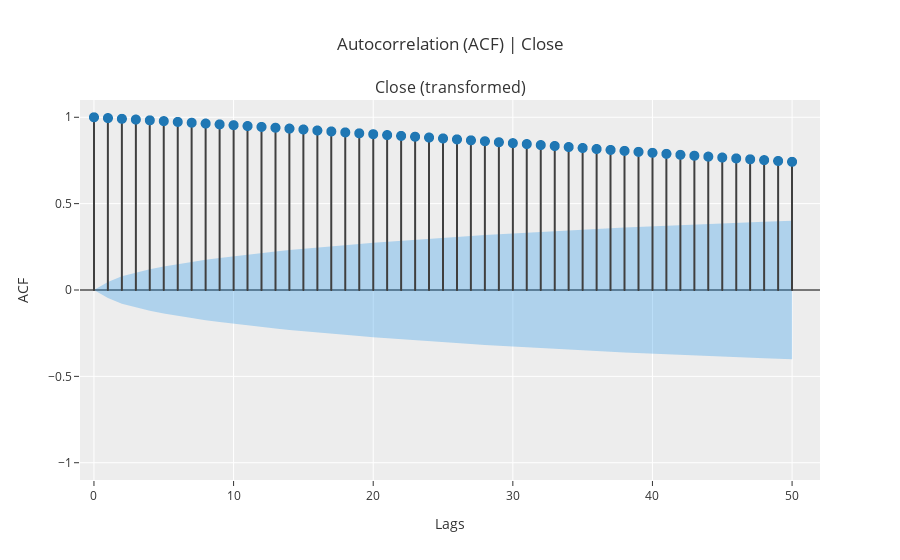

The notebook cell saved with this chart:
### Markdown cell above
Performing visualization of the acf

### Code cell
exp_btc.plot_model(plot='acf',  data_kwargs={'nlags': 50})

### Figure 1 — Plotly figure (JSON) as saved in the notebook; plotly's stock layout.template omitted (floating-point values rounded to 4 significant figures)
{"data": [{"line": {"color": "#3f3f3f"}, "marker": {"size": 10}, "mode": "lines", "name": "ACF", "showlegend": false, "type": "scattergl", "x": [0, 0], "xaxis": "x", "y": [0, 1], "yaxis": "y"}, {"line": {"color": "#3f3f3f"}, "marker": {"size": 10}, "mode": "lines", "name": "ACF", "showlegend": false, "type": "scattergl", "x": [1, 1], "xaxis": "x", "y": [0, 0.9955], "yaxis": "y"}, {"line": {"color": "#3f3f3f"}, "marker": {"size": 10}, "mode": "lines", "name": "ACF", "showlegend": false, "type": "scattergl", "x": [2, 2], "xaxis": "x", "y": [0, 0.9911], "yaxis": "y"}, {"line": {"color": "#3f3f3f"}, "marker": {"size": 10}, "mode": "lines", "name": "ACF", "showlegend": false, "type": "scattergl", "x": [3, 3], "xaxis": "x", "y": [0, 0.9868], "yaxis": "y"}, {"line": {"color": "#3f3f3f"}, "marker": {"size": 10}, "mode": "lines", "name": "ACF", "showlegend": false, "type": "scattergl", "x": [4, 4], "xaxis": "x", "y": [0, 0.9824], "yaxis": "y"}, {"line": {"color": "#3f3f3f"}, "marker": {"size": 10}, "mode": "lines", "name": "ACF", "showlegend": false, "type": "scattergl", "x": [5, 5], "xaxis": "x", "y": [0, 0.9778], "yaxis": "y"}, {"line": {"color": "#3f3f3f"}, "marker": {"size": 10}, "mode": "lines", "name": "ACF", "showlegend": false, "type": "scattergl", "x": [6, 6], "xaxis": "x", "y": [0, 0.9731], "yaxis": "y"}, {"line": {"color": "#3f3f3f"}, "marker": {"size": 10}, "mode": "lines", "name": "ACF", "showlegend": false, "type": "scattergl", "x": [7, 7], "xaxis": "x", "y": [0, 0.9685], "yaxis": "y"}, {"line": {"color": "#3f3f3f"}, "marker": {"size": 10}, "mode": "lines", "name": "ACF", "showlegend": false, "type": "scattergl", "x": [8, 8], "xaxis": "x", "y": [0, 0.9636], "yaxis": "y"}, {"line": {"color": "#3f3f3f"}, "marker": {"size": 10}, "mode": "lines", "name": "ACF", "showlegend": false, "type": "scattergl", "x": [9, 9], "xaxis": "x", "y": [0, 0.9589], "yaxis": "y"}, {"line": {"color": "#3f3f3f"}, "marker": {"size": 10}, "mode": "lines", "name": "ACF", "showlegend": false, "type": "scattergl", "x": [10, 10], "xaxis": "x", "y": [0, 0.9542], "yaxis": "y"}, {"line": {"color": "#3f3f3f"}, "marker": {"size": 10}, "mode": "lines", "name": "ACF", "showlegend": false, "type": "scattergl", "x": [11, 11], "xaxis": "x", "y": [0, 0.9493], "yaxis": "y"}, {"line": {"color": "#3f3f3f"}, "marker": {"size": 10}, "mode": "lines", "name": "ACF", "showlegend": false, "type": "scattergl", "x": [12, 12], "xaxis": "x", "y": [0, 0.9443], "yaxis": "y"}, {"line": {"color": "#3f3f3f"}, "marker": {"size": 10}, "mode": "lines", "name": "ACF", "showlegend": false, "type": "scattergl", "x": [13, 13], "xaxis": "x", "y": [0, 0.9395], "yaxis": "y"}, {"line": {"color": "#3f3f3f"}, "marker": {"size": 10}, "mode": "lines", "name": "ACF", "showlegend": false, "type": "scattergl", "x": [14, 14], "xaxis": "x", "y": [0, 0.9344], "yaxis": "y"}, {"line": {"color": "#3f3f3f"}, "marker": {"size": 10}, "mode": "lines", "name": "ACF", "showlegend": false, "type": "scattergl", "x": [15, 15], "xaxis": "x", "y": [0, 0.9292], "yaxis": "y"}, {"line": {"color": "#3f3f3f"}, "marker": {"size": 10}, "mode": "lines", "name": "ACF", "showlegend": false, "type": "scattergl", "x": [16, 16], "xaxis": "x", "y": [0, 0.9235], "yaxis": "y"}, {"line": {"color": "#3f3f3f"}, "marker": {"size": 10}, "mode": "lines", "name": "ACF", "showlegend": false, "type": "scattergl", "x": [17, 17], "xaxis": "x", "y": [0, 0.9179], "yaxis": "y"}, {"line": {"color": "#3f3f3f"}, "marker": {"size": 10}, "mode": "lines", "name": "ACF", "showlegend": false, "type": "scattergl", "x": [18, 18], "xaxis": "x", "y": [0, 0.9124], "yaxis": "y"}, {"line": {"color": "#3f3f3f"}, "marker": {"size": 10}, "mode": "lines", "name": "ACF", "showlegend": false, "type": "scattergl", "x": [19, 19], "xaxis": "x", "y": [0, 0.9071], "yaxis": "y"}, {"line": {"color": "#3f3f3f"}, "marker": {"size": 10}, "mode": "lines", "name": "ACF", "showlegend": false, "type": "scattergl", "x": [20, 20], "xaxis": "x", "y": [0, 0.902], "yaxis": "y"}, {"line": {"color": "#3f3f3f"}, "marker": {"size": 10}, "mode": "lines", "name": "ACF", "showlegend": false, "type": "scattergl", "x": [21, 21], "xaxis": "x", "y": [0, 0.8971], "yaxis": "y"}, {"line": {"color": "#3f3f3f"}, "marker": {"size": 10}, "mode": "lines", "name": "ACF", "showlegend": false, "type": "scattergl", "x": [22, 22], "xaxis": "x", "y": [0, 0.8921], "yaxis": "y"}, {"line": {"color": "#3f3f3f"}, "marker": {"size": 10}, "mode": "lines", "name": "ACF", "showlegend": false, "type": "scattergl", "x": [23, 23], "xaxis": "x", "y": [0, 0.8874], "yaxis": "y"}, {"line": {"color": "#3f3f3f"}, "marker": {"size": 10}, "mode": "lines", "name": "ACF", "showlegend": false, "type": "scattergl", "x": [24, 24], "xaxis": "x", "y": [0, 0.8827], "yaxis": "y"}, {"line": {"color": "#3f3f3f"}, "marker": {"size": 10}, "mode": "lines", "name": "ACF", "showlegend": false, "type": "scattergl", "x": [25, 25], "xaxis": "x", "y": [0, 0.8775], "yaxis": "y"}, {"line": {"color": "#3f3f3f"}, "marker": {"size": 10}, "mode": "lines", "name": "ACF", "showlegend": false, "type": "scattergl", "x": [26, 26], "xaxis": "x", "y": [0, 0.8721], "yaxis": "y"}, {"line": {"color": "#3f3f3f"}, "marker": {"size": 10}, "mode": "lines", "name": "ACF", "showlegend": false, "type": "scattergl", "x": [27, 27], "xaxis": "x", "y": [0, 0.8667], "yaxis": "y"}, {"line": {"color": "#3f3f3f"}, "marker": {"size": 10}, "mode": "lines", "name": "ACF", "showlegend": false, "type": "scattergl", "x": [28, 28], "xaxis": "x", "y": [0, 0.8613], "yaxis": "y"}, {"line": {"color": "#3f3f3f"}, "marker": {"size": 10}, "mode": "lines", "name": "ACF", "showlegend": false, "type": "scattergl", "x": [29, 29], "xaxis": "x", "y": [0, 0.8555], "yaxis": "y"}, {"line": {"color": "#3f3f3f"}, "marker": {"size": 10}, "mode": "lines", "name": "ACF", "showlegend": false, "type": "scattergl", "x": [30, 30], "xaxis": "x", "y": [0, 0.8502], "yaxis": "y"}, {"line": {"color": "#3f3f3f"}, "marker": {"size": 10}, "mode": "lines", "name": "ACF", "showlegend": false, "type": "scattergl", "x": [31, 31], "xaxis": "x", "y": [0, 0.8448], "yaxis": "y"}, {"line": {"color": "#3f3f3f"}, "marker": {"size": 10}, "mode": "lines", "name": "ACF", "showlegend": false, "type": "scattergl", "x": [32, 32], "xaxis": "x", "y": [0, 0.8392], "yaxis": "y"}, {"line": {"color": "#3f3f3f"}, "marker": {"size": 10}, "mode": "lines", "name": "ACF", "showlegend": false, "type": "scattergl", "x": [33, 33], "xaxis": "x", "y": [0, 0.8336], "yaxis": "y"}, {"line": {"color": "#3f3f3f"}, "marker": {"size": 10}, "mode": "lines", "name": "ACF", "showlegend": false, "type": "scattergl", "x": [34, 34], "xaxis": "x", "y": [0, 0.8278], "yaxis": "y"}, {"line": {"color": "#3f3f3f"}, "marker": {"size": 10}, "mode": "lines", "name": "ACF", "showlegend": false, "type": "scattergl", "x": [35, 35], "xaxis": "x", "y": [0, 0.8221], "yaxis": "y"}, {"line": {"color": "#3f3f3f"}, "marker": {"size": 10}, "mode": "lines", "name": "ACF", "showlegend": false, "type": "scattergl", "x": [36, 36], "xaxis": "x", "y": [0, 0.8163], "yaxis": "y"}, {"line": {"color": "#3f3f3f"}, "marker": {"size": 10}, "mode": "lines", "name": "ACF", "showlegend": false, "type": "scattergl", "x": [37, 37], "xaxis": "x", "y": [0, 0.8109], "yaxis": "y"}, {"line": {"color": "#3f3f3f"}, "marker": {"size": 10}, "mode": "lines", "name": "ACF", "showlegend": false, "type": "scattergl", "x": [38, 38], "xaxis": "x", "y": [0, 0.8055], "yaxis": "y"}, {"line": {"color": "#3f3f3f"}, "marker": {"size": 10}, "mode": "lines", "name": "ACF", "showlegend": false, "type": "scattergl", "x": [39, 39], "xaxis": "x", "y": [0, 0.7999], "yaxis": "y"}, {"line": {"color": "#3f3f3f"}, "marker": {"size": 10}, "mode": "lines", "name": "ACF", "showlegend": false, "type": "scattergl", "x": [40, 40], "xaxis": "x", "y": [0, 0.7943], "yaxis": "y"}, {"line": {"color": "#3f3f3f"}, "marker": {"size": 10}, "mode": "lines", "name": "ACF", "showlegend": false, "type": "scattergl", "x": [41, 41], "xaxis": "x", "y": [0, 0.7884], "yaxis": "y"}, {"line": {"color": "#3f3f3f"}, "marker": {"size": 10}, "mode": "lines", "name": "ACF", "showlegend": false, "type": "scattergl", "x": [42, 42], "xaxis": "x", "y": [0, 0.7827], "yaxis": "y"}, {"line": {"color": "#3f3f3f"}, "marker": {"size": 10}, "mode": "lines", "name": "ACF", "showlegend": false, "type": "scattergl", "x": [43, 43], "xaxis": "x", "y": [0, 0.7774], "yaxis": "y"}, {"line": {"color": "#3f3f3f"}, "marker": {"size": 10}, "mode": "lines", "name": "ACF", "showlegend": false, "type": "scattergl", "x": [44, 44], "xaxis": "x", "y": [0, 0.7721], "yaxis": "y"}, {"line": {"color": "#3f3f3f"}, "marker": {"size": 10}, "mode": "lines", "name": "ACF", "showlegend": false, "type": "scattergl", "x": [45, 45], "xaxis": "x", "y": [0, 0.7668], "yaxis": "y"}, {"line": {"color": "#3f3f3f"}, "marker": {"size": 10}, "mode": "lines", "name": "ACF", "showlegend": false, "type": "scattergl", "x": [46, 46], "xaxis": "x", "y": [0, 0.7618], "yaxis": "y"}, {"line": {"color": "#3f3f3f"}, "marker": {"size": 10}, "mode": "lines", "name": "ACF", "showlegend": false, "type": "scattergl", "x": [47, 47], "xaxis": "x", "y": [0, 0.7568], "yaxis": "y"}, {"line": {"color": "#3f3f3f"}, "marker": {"size": 10}, "mode": "lines", "name": "ACF", "showlegend": false, "type": "scattergl", "x": [48, 48], "xaxis": "x", "y": [0, 0.7518], "yaxis": "y"}, {"line": {"color": "#3f3f3f"}, "marker": {"size": 10}, "mode": "lines", "name": "ACF", "showlegend": false, "type": "scattergl", "x": [49, 49], "xaxis": "x", "y": [0, 0.7471], "yaxis": "y"}, {"line": {"color": "#3f3f3f"}, "marker": {"size": 10}, "mode": "lines", "name": "ACF", "showlegend": false, "type": "scattergl", "x": [50, 50], "xaxis": "x", "y": [0, 0.7422], "yaxis": "y"}, {"marker": {"color": "#1f77b4", "size": 10}, "mode": "markers", "name": "ACF", "showlegend": false, "type": "scattergl", "x": [0, 1, 2, 3, 4, 5, 6, 7, 8, 9, 10, 11, 12, 13, 14, 15, 16, 17, 18, 19, 20, 21, 22, 23, 24, 25, 26, 27, 28, 29, 30, 31, 32, 33, 34, 35, 36, 37, 38, 39, 40, 41, 42, 43, 44, 45, 46, 47, 48, 49, 50], "xaxis": "x", "y": [1, 0.9955, 0.9911, 0.9868, 0.9824, 0.9778, 0.9731, 0.9685, 0.9636, 0.9589, 0.9542, 0.9493, 0.9443, 0.9395, 0.9344, 0.9292, 0.9235, 0.9179, 0.9124, 0.9071, 0.902, 0.8971, 0.8921, 0.8874, 0.8827, 0.8775, 0.8721, 0.8667, 0.8613, 0.8555, 0.8502, 0.8448, 0.8392, 0.8336, 0.8278, 0.8221, 0.8163, 0.8109, 0.8055, 0.7999, 0.7943, 0.7884, 0.7827, 0.7774, 0.7721, 0.7668, 0.7618, 0.7568, 0.7518, 0.7471, 0.7422], "yaxis": "y"}, {"line": {"color": "rgba(255,255,255,0)"}, "marker": {"size": 10}, "mode": "lines", "name": "UC", "showlegend": false, "type": "scatter", "x": [0, 1, 2, 3, 4, 5, 6, 7, 8, 9, 10, 11, 12, 13, 14, 15, 16, 17, 18, 19, 20, 21, 22, 23, 24, 25, 26, 27, 28, 29, 30, 31, 32, 33, 34, 35, 36, 37, 38, 39, 40, 41, 42, 43, 44, 45, 46, 47, 48, 49, 50], "xaxis": "x", "y": [0, 0.04584, 0.07916, 0.102, 0.1204, 0.1362, 0.1502, 0.1629, 0.1746, 0.1854, 0.1956, 0.2051, 0.2142, 0.2227, 0.2309, 0.2387, 0.2462, 0.2534, 0.2603, 0.2669, 0.2733, 0.2795, 0.2855, 0.2913, 0.2969, 0.3024, 0.3077, 0.3128, 0.3178, 0.3227, 0.3274, 0.332, 0.3365, 0.3409, 0.3452, 0.3493, 0.3534, 0.3573, 0.3611, 0.3649, 0.3686, 0.3721, 0.3756, 0.379, 0.3824, 0.3856, 0.3888, 0.392, 0.395, 0.398, 0.4009], "yaxis": "y"}, {"fill": "tonexty", "fillcolor": "rgba(32, 146, 230,0.3)", "line": {"color": "rgba(255,255,255,0)"}, "marker": {"size": 10}, "mode": "lines", "name": "LC", "showlegend": false, "type": "scatter", "x": [0, 1, 2, 3, 4, 5, 6, 7, 8, 9, 10, 11, 12, 13, 14, 15, 16, 17, 18, 19, 20, 21, 22, 23, 24, 25, 26, 27, 28, 29, 30, 31, 32, 33, 34, 35, 36, 37, 38, 39, 40, 41, 42, 43, 44, 45, 46, 47, 48, 49, 50], "xaxis": "x", "y": [0, -0.04584, -0.07916, -0.102, -0.1204, -0.1362, -0.1502, -0.1629, -0.1746, -0.1854, -0.1956, -0.2051, -0.2142, -0.2227, -0.2309, -0.2387, -0.2462, -0.2534, -0.2603, -0.2669, -0.2733, -0.2795, -0.2855, -0.2913, -0.2969, -0.3024, -0.3077, -0.3128, -0.3178, -0.3227, -0.3274, -0.332, -0.3365, -0.3409, -0.3452, -0.3493, -0.3534, -0.3573, -0.3611, -0.3649, -0.3686, -0.3721, -0.3756, -0.379, -0.3824, -0.3856, -0.3888, -0.392, -0.395, -0.398, -0.4009], "yaxis": "y"}], "layout": {"annotations": [{"font": {"size": 16}, "showarrow": false, "text": "Close (transformed)", "x": 0.5, "xanchor": "center", "xref": "paper", "y": 1, "yanchor": "bottom", "yref": "paper"}], "showlegend": false, "title": {"text": "Autocorrelation (ACF) | Close"}, "xaxis": {"anchor": "y", "domain": [0, 1], "range": [-1, 52], "title": {"text": "Lags"}}, "yaxis": {"anchor": "x", "domain": [0, 1], "range": [-1.1, 1.1], "title": {"text": "ACF"}, "zerolinecolor": "#000000"}}}
